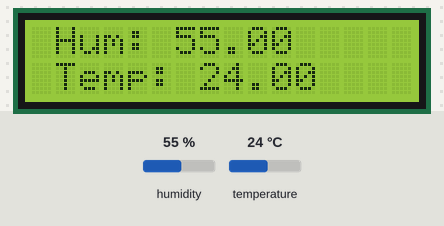
Bench run of a sketch on a simulated Arduino Uno, built with avr-gcc and run on an emulated ATmega328P. Parts: 16×2 character LCD. The test bench sets the inputs (shaded band); at power-on: humidity 55 %, temperature 24 °C. What the sketch prints to the serial monitor is not drawn.

Above: at 1.7 s.
1.8 s: humidity set to 22 %
At 3.5 s:
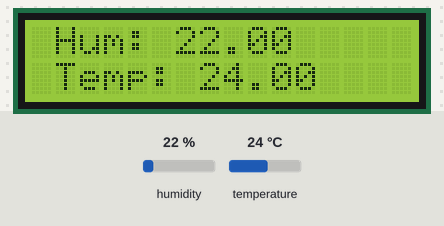
4.7 s: temperature set to 12 °C
At 6.7 s:
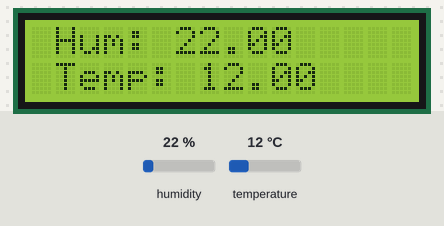
7.6 s: humidity set to 40 %
At 10.6 s:
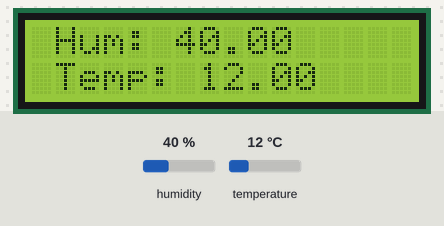
10.9 s: temperature set to 19 °C
At 12.7 s:
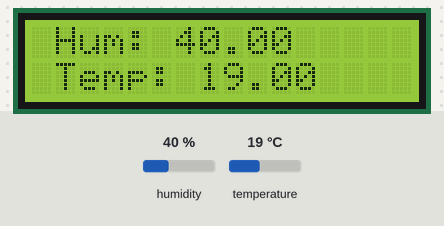
Timing chart, 0 to 14.2 s (numbered marks = the images above; inputs shaded):
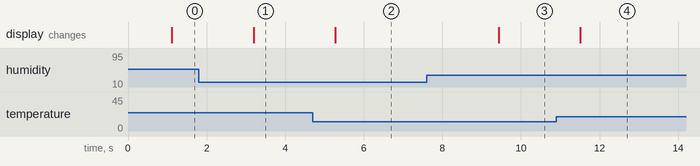

The sketch:

DHT11_LCD_I2C.ino
```cpp
//Вимірювач температури і вологості на DHT11

#include <DHT.h>
#include <Wire.h> //
#include <LiquidCrystal_I2C.h>

// встановлюємо адресу 0x27(або іншу: 0x20,0x3F), і дисплей 16 символів
//в 2 рядки (16х2)
LiquidCrystal_I2C lcd (0x27,16,2);
// змінна для збереження даних про час роботи LCD
int interval = 0;

#define DHTPIN 2 // номер піну, до якого підключений давач

//DHT dht(DHTPIN, DHT22);

DHT dht(DHTPIN, DHT11);

void setup ()
{
  lcd.begin (); // ініціалізація LCD
  lcd.backlight (); // включаємо підсвічування
  lcd.clear (); // очищення дисплея
  Serial.begin(9600);
  dht.begin();
}


// Виконання програми
void loop() {

  delay(1000);


  //Зчитуємо вологість

  float h = dht.readHumidity();

  // Зчитуємо температуру

  float t = dht.readTemperature();

  // Провірка чи вдало пройшло зчитування.

  lcd.clear (); // очищення дисплея
  if (isnan(h) || isnan(t)) {
    lcd.setCursor (1,0);
    lcd.println("Can not print");
  }
  else {
    lcd.setCursor (1,0);
    lcd.print ("Hum: ");
    lcd.setCursor (6,0);
    lcd.print (h);
    lcd.setCursor (1,1);
    lcd.print ("Temp: ");
    lcd.setCursor (7,1);
    lcd.print (t);
    Serial.print("\n");
    Serial.print(t);
    Serial.print("\n");
    Serial.print(h);
    Serial.print("\n");

  }


}
```

Measured:
- after the input at 1.8 s, the display: changes after 1.4 s (image 1)
- after the input at 4.7 s, the display: changes after 0.57 s (image 2)
- after the input at 7.6 s, the display: changes after 1.8 s (image 3)
- after the input at 10.9 s, the display: changes after 0.61 s (image 4)
